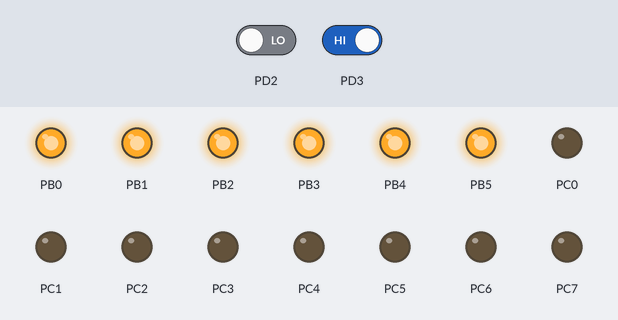
This program was run on a simulated ATmega32, built with avr-gcc and emulated at 1 MHz. On the bench: output pins drawn as LEDs (lit = HIGH). The test bench sets the inputs (shaded band); at power-on: PD2 LOW, PD3 HIGH.

Above: at 1.2 s.
1.3 s: PD2 driven HIGH
At 3.0 s:
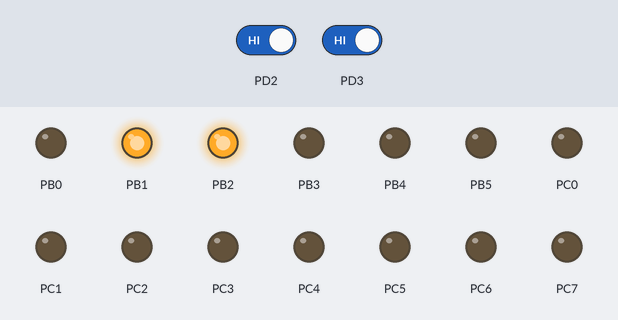
6.5 s: PD3 driven LOW
At 8.0 s:
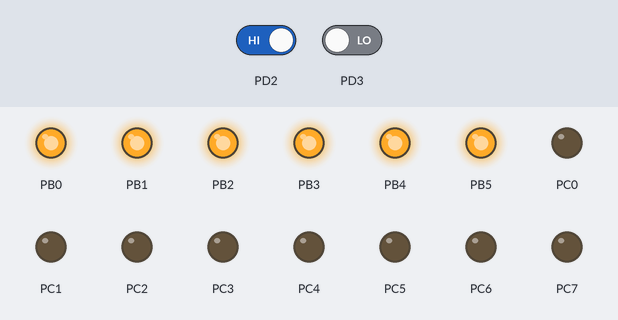
Timing chart, 0 to 9.5 s (numbered marks = the images above; inputs shaded):
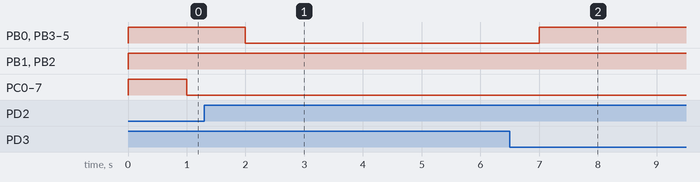

The program:

07_ExternalInterrupt.c
```c
/*
 * ---------------------------------------------------------------- *
 	Project Name: Counter with External (EXT) Interrupt (INT)

	Brief: 	This project aims to show numeric values (0...9) that
			count with two input switches on a 7-segment (CC) module
			Reading of switches based on EXT INT on corresponding
			MCU pins. Also Change the default blinking rate (1Hz) of
			LEDs to illustrate the effect of EXT INT
 * ---------------------------------------------------------------- *

 * ---------------------------------------------------------------- *
 	Target MCU: ATMega32A, F_CPU=1000000UL
	High Fuse: 0xD9, Low Fuse: 0xE1
	Resource Used: PORTB, PORTC, PORTD, INT0, INT1
 * ---------------------------------------------------------------- *

 * ---------------------------------------------------------------- *
							Connections

		PD2 (EXT Pull-up)             		SW1 (Up Count)
		PD3 (EXT Pull-down)             	SW2 (Down Count)
		PB0									Segment LED a
		PB1									Segment LED b
		PB2									Segment LED c
		PB3									Segment LED d
		PB4									Segment LED e
		PB5									Segment LED f
		PB6									Segment LED g
		PC7:PC0								Output LEDs

	NB: MCU Power pins, RESET pin should connect properly

 * ---------------------------------------------------------------- *

 */

/* --------------------- Defined Symbols --------------------------*/
/* ----------------------------------------------------------------*/

#include <avr/io.h>
#include <avr/interrupt.h>
#include <util/delay.h>

/* ------------------ Function Prototypes -------------------------*/
static void DisplayDigit(uint8_t num);
/* ----------------------------------------------------------------*/

/* -------------------- Global Variables --------------------------*/
volatile uint8_t int0_dectected = 0;
volatile uint8_t int1_dectected = 0;
volatile uint8_t count = 0;
/* ----------------------------------------------------------------*/

int main(void) {

	// PORTB (PB6:PB0) as GPIO Output
	DDRB = 0x7F;
	// PORTC (PC7:PC0) as GPIO Output
	DDRC = 0xFF;

	// INT0 as Raising Edge (ISC11:ISC10 = 3), INT1 as falling edge (ISC01:ISC00 = 2)
	MCUCR |= 0x0B;
	// Enable Interrupt INT0, INT1
	GICR |= 0xC0;

	// Show Initial count value (0) on Display
	DisplayDigit(count);

	// Enable Global Interrupt (BIT7 of SREG)
	sei();

    while (1) {

		// Make PORTC (PC7:PC0) as Output High
		PORTC = 0xFF;
		// Delay for 1 sec
		_delay_ms(1000);

		// Make PORTC (PC7:PC0) as Output Low
		PORTC = 0x00;
		// Delay for 1 sec
		_delay_ms(1000);

		// Check if INT0 detected
		if ( int0_dectected == 1 ) {
			// Clear INT0 flag variable
			int0_dectected = 0;

			// Show the count value on Display
			DisplayDigit(count);

			// Delay 5 more secs to illustrate the effect of INT0
			_delay_ms(5000);
		}

		// Check if INT1 detected
		if ( int1_dectected == 1 ) {
			// Clear INT1 flag variable
			int1_dectected = 0;

			// Show the count value on Display
			DisplayDigit(count);

			// Delay 10 more secs to illustrate the effect of INT1
			_delay_ms(10000);
		}

    }
}

/* ------------------------------------------------------

 *  Function: static void DisplayDigit(uint8_t num)

 *	Used to show digits (0..9) on 7-segment (CC)

 *						Arguments
	uint8_t num: digit to show, If num greater than 9 then
				 (0) will be print on display

 *						Return
		None
 --------------------------------------------------------*/

static void DisplayDigit(uint8_t num) {

	// Clear only bits (PB6:PB0)
	PORTB &= 0x80;
	switch (num) {
		// Print 0 on 7-segment if num = 0 or num > 9
		default:
		case 0:
			PORTB |= 0x3F;
			break;

		case 1:
			PORTB |= 0x06;
			break;

		case 2:
			PORTB |= 0x5B;
			break;

		case 3:
			PORTB |= 0x4F;
			break;

		case 4:
			PORTB |= 0x66;
			break;

		case 5:
			PORTB |= 0x6D;
			break;

		case 6:
			PORTB |= 0x7D;
			break;

		case 7:
			PORTB |= 0x07;
			break;

		case 8:
			PORTB |= 0x7F;
			break;

		case 9:
			PORTB |= 0x6F;
			break;
	}
}

// INT0 Service routine
ISR(INT0_vect) {

	// Set INT0 flag variable
	int0_dectected = 1;

	// Check if count value is less than MAX value (9)
	// If true increment the count value, otherwise return
	if (count < 9) {
		count++;
	}
	else
		return;

}

// INT1 service routine
ISR(INT1_vect) {

	// Set INT0 flag variable
	int1_dectected = 1;

	// Check if count value is greater than MIN value (0)
	// If true decrement the count value, otherwise continue
	if (count > 0) {
		count--;
	}
	else
		return;
}
```

Measured:
- after the input at 1.3 s, PB0, PB3–5: HIGH → LOW after 0.70 s; PC0–7: stops changing and stays LOW
- after the input at 6.5 s, PB0, PB3–5: LOW → HIGH after 0.50 s; PC0–7: stops changing and stays LOW
